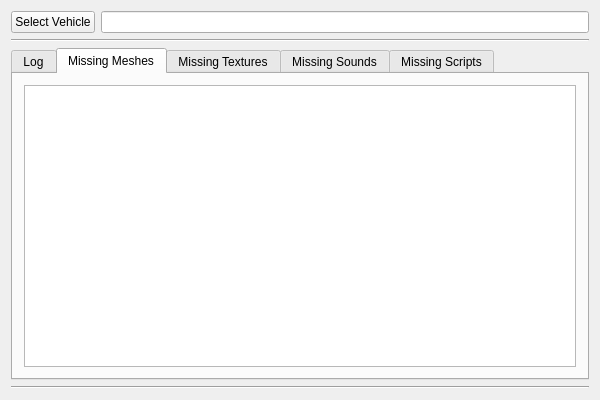
<?xml version="1.0" encoding="UTF-8"?>
<ui version="4.0">
 <class>VehToolsClass</class>
 <widget class="QMainWindow" name="VehToolsClass">
  <property name="geometry">
   <rect>
    <x>0</x>
    <y>0</y>
    <width>600</width>
    <height>400</height>
   </rect>
  </property>
  <property name="windowTitle">
   <string>VehTools</string>
  </property>
  <property name="locale">
   <locale language="English" country="UnitedStates"/>
  </property>
  <widget class="QWidget" name="centralWidget">
   <layout class="QGridLayout" name="gridLayout">
    <item row="0" column="0">
     <layout class="QVBoxLayout" name="verticalLayout">
      <item>
       <layout class="QHBoxLayout" name="horizontalLayout">
        <item>
         <widget class="QPushButton" name="selectVehicleButton">
          <property name="text">
           <string>Select Vehicle</string>
          </property>
         </widget>
        </item>
        <item>
         <widget class="QLineEdit" name="filePath">
          <property name="readOnly">
           <bool>true</bool>
          </property>
         </widget>
        </item>
       </layout>
      </item>
      <item>
       <widget class="Line" name="line">
        <property name="orientation">
         <enum>Qt::Horizontal</enum>
        </property>
       </widget>
      </item>
      <item>
       <widget class="QTabWidget" name="tabWidget">
        <property name="currentIndex">
         <number>1</number>
        </property>
        <widget class="QWidget" name="logTab">
         <attribute name="title">
          <string>Log</string>
         </attribute>
         <layout class="QGridLayout" name="gridLayout_2">
          <item row="0" column="0">
           <widget class="QTextEdit" name="logTextBox">
            <property name="readOnly">
             <bool>true</bool>
            </property>
           </widget>
          </item>
         </layout>
        </widget>
        <widget class="QWidget" name="missingMeshesTab">
         <attribute name="title">
          <string>Missing Meshes</string>
         </attribute>
         <layout class="QGridLayout" name="gridLayout_3">
          <item row="0" column="0">
           <widget class="QTextEdit" name="missingMeshesTextBox">
            <property name="readOnly">
             <bool>true</bool>
            </property>
           </widget>
          </item>
         </layout>
        </widget>
        <widget class="QWidget" name="missingTexturesTab">
         <attribute name="title">
          <string>Missing Textures</string>
         </attribute>
         <layout class="QGridLayout" name="gridLayout_4">
          <item row="0" column="0">
           <widget class="QTextEdit" name="missingTexturesBox">
            <property name="readOnly">
             <bool>true</bool>
            </property>
           </widget>
          </item>
         </layout>
        </widget>
        <widget class="QWidget" name="missingSoundsTab">
         <attribute name="title">
          <string>Missing Sounds</string>
         </attribute>
         <layout class="QGridLayout" name="gridLayout_5">
          <item row="0" column="0">
           <widget class="QTextEdit" name="missingSoundsBox">
            <property name="readOnly">
             <bool>true</bool>
            </property>
           </widget>
          </item>
         </layout>
        </widget>
        <widget class="QWidget" name="missingScriptsTab">
         <attribute name="title">
          <string>Missing Scripts</string>
         </attribute>
         <layout class="QGridLayout" name="gridLayout_6">
          <item row="0" column="0">
           <widget class="QTextEdit" name="missingScriptsBox">
            <property name="readOnly">
             <bool>true</bool>
            </property>
           </widget>
          </item>
         </layout>
        </widget>
       </widget>
      </item>
      <item>
       <widget class="Line" name="line_2">
        <property name="orientation">
         <enum>Qt::Horizontal</enum>
        </property>
       </widget>
      </item>
      <item>
       <layout class="QHBoxLayout" name="horizontalLayout_2"/>
      </item>
     </layout>
    </item>
   </layout>
  </widget>
 </widget>
 <layoutdefault spacing="6" margin="11"/>
 <resources>
  <include location="VehTools.qrc"/>
 </resources>
 <connections/>
</ui>
